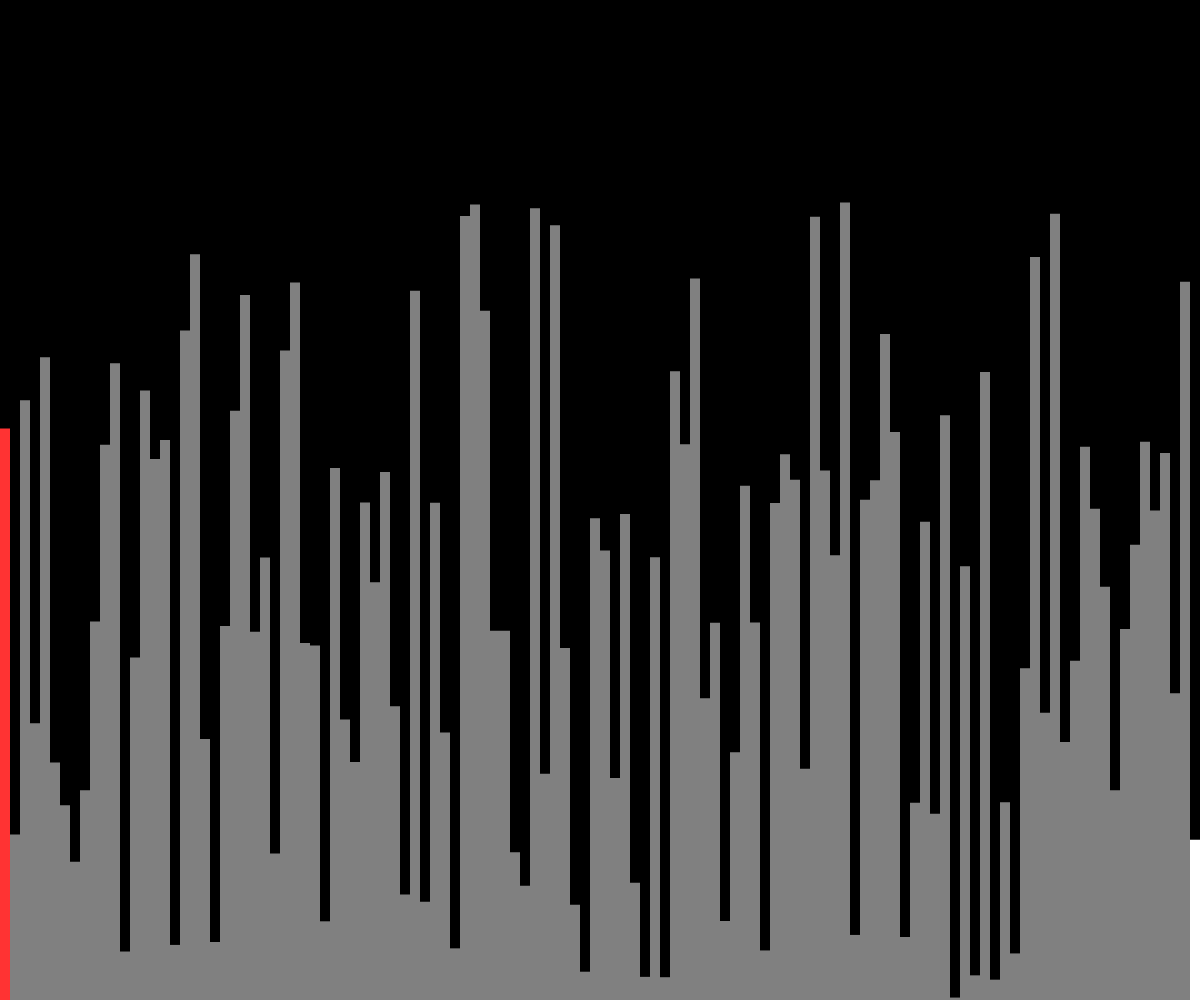
Frame 1 (no input)
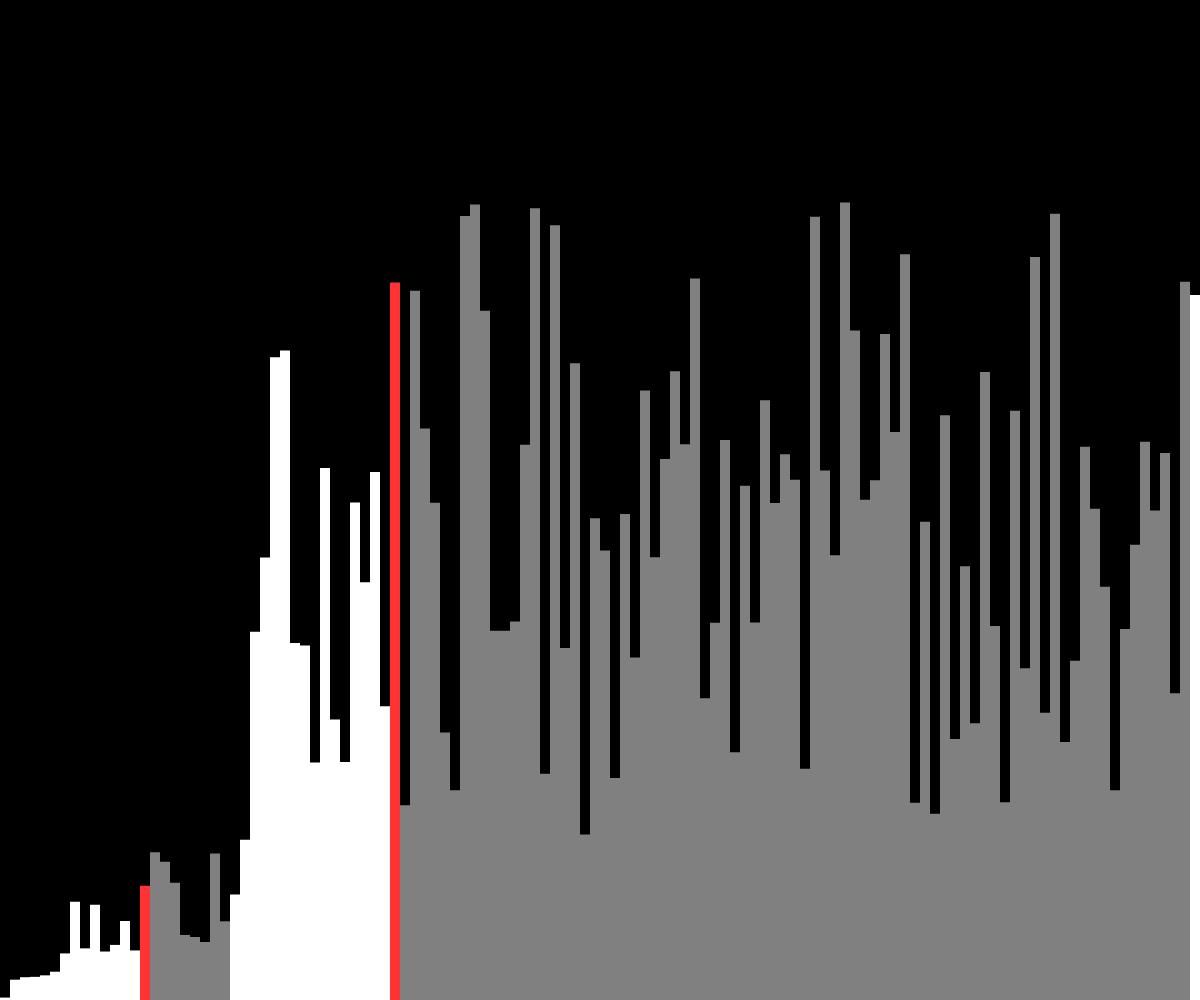
Frame 60 (no input)
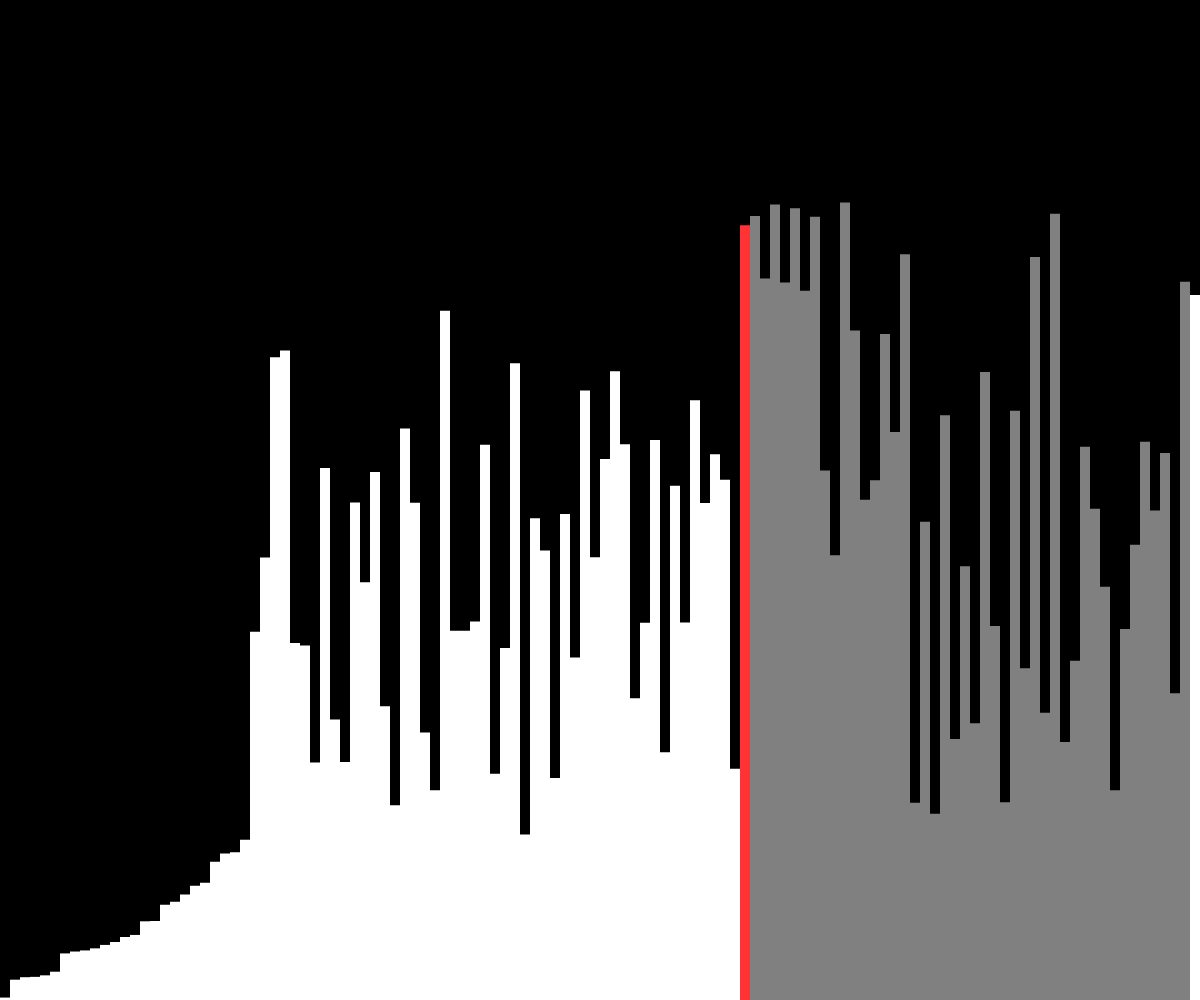
Frame 120 (the mouse pressed at the canvas centre since frame 60)

The p5.js sketch that drew these frames (run headless with seeded random() and noise() and a simulated clock; from frame 60 on, the mouse is pressed at the canvas centre):

// p5.js sketch
// ── sketch.js
let arr = [];
let w = 10;

let states = [];

function setup() {
	createCanvas(windowWidth, windowHeight);
	arr = new Array(floor(width / w));
	for (let i = 0; i < arr.length; i++) {
		arr[i] = random(height-200);
		states[i] = -1;
	}
	quickSort(arr, 0, arr.length - 1);
}

async function quickSort(arr, start, end) {
	if (start >= end) {
		return;
	}
	let index = await partition(arr, start, end);
	states[index] = -1;

	await Promise.all([
		quickSort(arr, start, index - 1),
		quickSort(arr, index + 1, end),
	]);
}

async function partition(arr, start, end) {
	for (let i = start; i < end; i++) {
		states[i] = 1;
	}

	let pivotValue = arr[end];
	let pivotIndex = start;

	states[pivotIndex] = 0; 

	for (let i = start; i < end; i++) {
		if (arr[i] < pivotValue) {
			await swap(arr, i, pivotIndex);
			states[pivotIndex] = -1;
			pivotIndex++;
			states[pivotIndex] = 0;
		}
	}
	await swap(arr, pivotIndex, end);

	for (let i = start; i < end; i++) {
		if (i != pivotIndex) {
			states[i] = -1;
		}
	}

	return pivotIndex;
}

function draw() {
	background(0);

	for (let i = 0; i < arr.length; i++) {
		noStroke();
		if (states[i] == 0) {
			fill("#ff3333");
		} else if (states[i] == 1) {
			fill("#808080");
		} else {
			fill(255);
		}
		rect(i * w, height - arr[i], w, arr[i]);
	}
}

async function swap(arr, a, b) {
	await sleep(50);
	let temp = arr[a];
	arr[a] = arr[b];
	arr[b] = temp;
}

function sleep(ms) {
	return new Promise((resolve) => setTimeout(resolve, ms));
}
